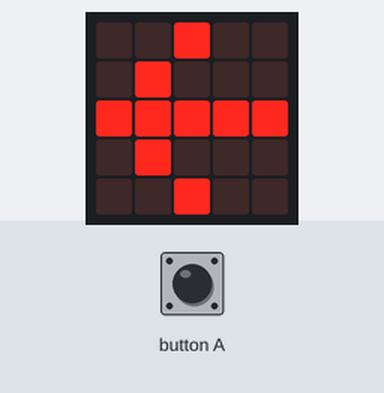
Simulated run of this program. Board: BBC micro:bit (MakeCode). Parts: the board's 5×5 LED display. Inputs (shaded band) come from the test bench. Random numbers come from a fixed seed; the 48×5 strip is a reading aid, not a part: it shows the text the display is scrolling, unrolled, one strip-width of it at a time.

Above: at 4.21 s.
4.9 s: button A pressed for 0.15 s
At 5.44 s:
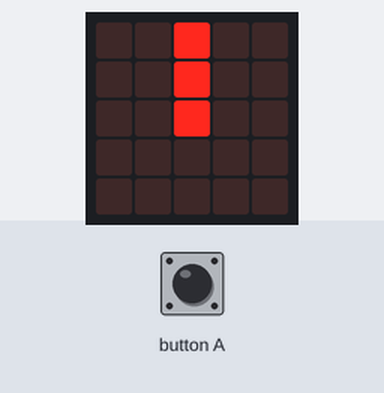
At 14.5 s:
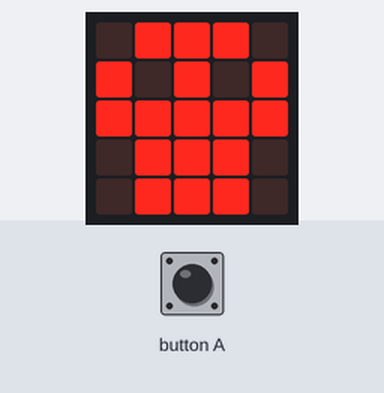
Timing chart, 0 to 16.0 s (numbered marks = the images above; inputs shaded):
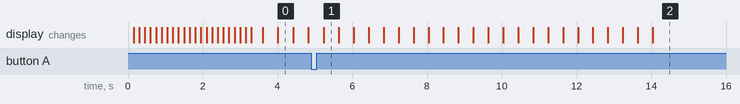

The program:

microbit-06-Roulette.py
```python
def on_button_pressed_a():
    global game_state
    game_state = 1
input.on_button_pressed(Button.A, on_button_pressed_a)

def win_animation():
    basic.show_leds("""
        . . . . .
        . . . . .
        . . . . .
        . . . . .
        . # . # .
        """)
    basic.show_leds("""
        . . . . .
        . . . . .
        . . . . .
        . # . # .
        . . . . .
        """)
    basic.show_leds("""
        . . . . .
        . . . . .
        . # . # .
        . . . . .
        # . . . #
        """)
    basic.show_leds("""
        . . . . .
        . # . # .
        . . . . .
        # . . . #
        . # # # .
        """)
    basic.show_leds("""
        . # . # .
        . . . . .
        . . . . .
        # # # # #
        . # # # .
        """)
    basic.show_leds("""
        . # . # .
        . . . . .
        . # # # .
        # . . . #
        . # # # .
        """)
def game_animation():
    basic.show_leds("""
        . . # . .
        . . # . .
        . . # . .
        . . . . .
        . . . . .
        """)
    basic.show_leds("""
        . . . # .
        . . # . .
        . . # . .
        . . . . .
        . . . . .
        """)
    basic.show_leds("""
        . . . . #
        . . . # .
        . . # . .
        . . . . .
        . . . . .
        """)
    basic.show_leds("""
        . . . . .
        . . . . #
        . . # # .
        . . . . .
        . . . . .
        """)
    basic.show_leds("""
        . . . . .
        . . . . .
        . . # # #
        . . . . .
        . . . . .
        """)
    basic.show_leds("""
        . . . . .
        . . . . .
        . . # # .
        . . . . #
        . . . . .
        """)
    basic.show_leds("""
        . . . . .
        . . . . .
        . . # . .
        . . . # .
        . . . . #
        """)
    basic.show_leds("""
        . . . . .
        . . . . .
        . . # . .
        . . # . .
        . . . # .
        """)
    basic.show_leds("""
        . . . . .
        . . . . .
        . . # . .
        . . # . .
        . . # . .
        """)
    basic.show_leds("""
        . . . . .
        . . . . .
        . . # . .
        . . # . .
        . # . . .
        """)
    basic.show_leds("""
        . . . . .
        . . . . .
        . . # . .
        . # . . .
        # . . . .
        """)
    basic.show_leds("""
        . . . . .
        . . . . .
        . # # . .
        # . . . .
        . . . . .
        """)
    basic.show_leds("""
        . . . . .
        . . . . .
        # # # . .
        . . . . .
        . . . . .
        """)
    basic.show_leds("""
        . . . . .
        # . . . .
        . # # . .
        . . . . .
        . . . . .
        """)
    basic.show_leds("""
        # . . . .
        . # . . .
        . . # . .
        . . . . .
        . . . . .
        """)
    basic.show_leds("""
        . # . . .
        . . # . .
        . . # . .
        . . . . .
        . . . . .
        """)
    for index in range(3):
        basic.show_leds("""
            . . # . .
            . . # . .
            . . # . .
            . . . . .
            . . . . .
            """)
        basic.show_leds("""
            . . . . .
            . . . . .
            . . . . .
            . . . . .
            . . . . .
            """)
random_choice = 0
game_state = 0
basic.show_string("Rou")
# 0 - waiting to play
# 1 - playing
game_state = 0

def on_forever():
    global random_choice, game_state
    if game_state == 0:
        basic.show_leds("""
            . # # # .
            # . . . #
            # # # # #
            # . . . #
            # . . . #
            """)
        basic.show_leds("""
            . . # . .
            . # . . .
            # # # # #
            . # . . .
            . . # . .
            """)
    else:
        random_choice = randint(0, 1)
        game_animation()
        if random_choice == 1:
            win_animation()
            game_state = 0
        else:
            basic.show_icon(IconNames.SKULL)
            basic.pause(2000)
            game_state = 0
basic.forever(on_forever)
```

Measured:
- what the display in image 0 shows lasts 0.4 s, from 4.0 s to 4.4 s
